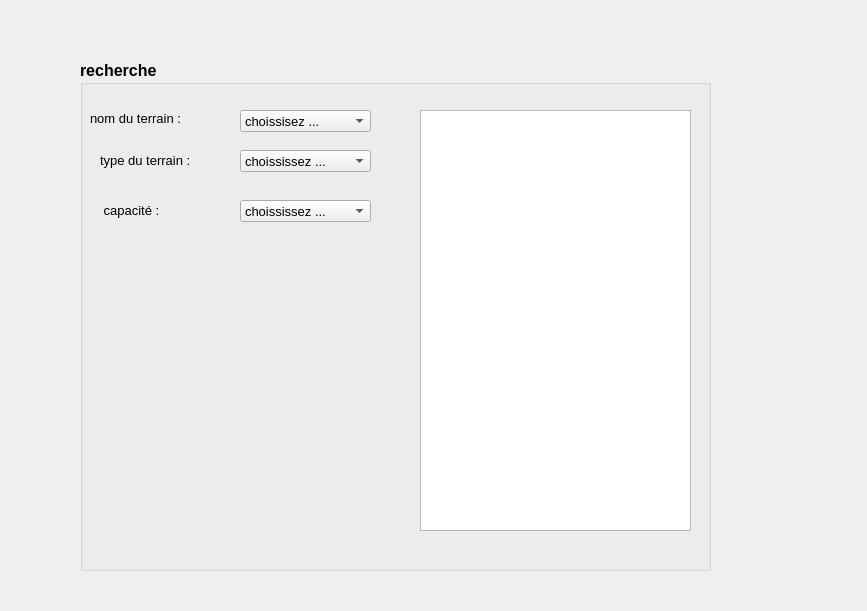
<?xml version="1.0" encoding="UTF-8"?>
<ui version="4.0">
 <class>Form</class>
 <widget class="QWidget" name="Form">
  <property name="geometry">
   <rect>
    <x>0</x>
    <y>0</y>
    <width>867</width>
    <height>611</height>
   </rect>
  </property>
  <property name="windowTitle">
   <string>Form</string>
  </property>
  <widget class="QGroupBox" name="groupBox">
   <property name="geometry">
    <rect>
     <x>80</x>
     <y>60</y>
     <width>631</width>
     <height>511</height>
    </rect>
   </property>
   <property name="font">
    <font>
     <pointsize>12</pointsize>
     <weight>75</weight>
     <bold>true</bold>
    </font>
   </property>
   <property name="title">
    <string>recherche </string>
   </property>
   <widget class="QLabel" name="label">
    <property name="geometry">
     <rect>
      <x>20</x>
      <y>90</y>
      <width>161</width>
      <height>20</height>
     </rect>
    </property>
    <property name="font">
     <font>
      <pointsize>10</pointsize>
      <weight>50</weight>
      <bold>false</bold>
     </font>
    </property>
    <property name="text">
     <string>type du terrain :</string>
    </property>
   </widget>
   <widget class="QLabel" name="label_2">
    <property name="geometry">
     <rect>
      <x>20</x>
      <y>140</y>
      <width>121</width>
      <height>20</height>
     </rect>
    </property>
    <property name="font">
     <font>
      <pointsize>10</pointsize>
      <weight>50</weight>
      <bold>false</bold>
     </font>
    </property>
    <property name="text">
     <string> capacité :</string>
    </property>
   </widget>
   <widget class="QComboBox" name="comboBox">
    <property name="geometry">
     <rect>
      <x>160</x>
      <y>90</y>
      <width>131</width>
      <height>22</height>
     </rect>
    </property>
    <property name="font">
     <font>
      <pointsize>10</pointsize>
      <weight>50</weight>
      <bold>false</bold>
     </font>
    </property>
    <item>
     <property name="text">
      <string>choississez ...</string>
     </property>
    </item>
    <item>
     <property name="text">
      <string>terrain foot </string>
     </property>
    </item>
    <item>
     <property name="text">
      <string>terrain basketball</string>
     </property>
    </item>
    <item>
     <property name="text">
      <string>piscine</string>
     </property>
    </item>
   </widget>
   <widget class="QComboBox" name="comboBox_2">
    <property name="geometry">
     <rect>
      <x>160</x>
      <y>140</y>
      <width>131</width>
      <height>22</height>
     </rect>
    </property>
    <property name="font">
     <font>
      <pointsize>10</pointsize>
      <weight>50</weight>
      <bold>false</bold>
     </font>
    </property>
    <item>
     <property name="text">
      <string>choississez ...</string>
     </property>
    </item>
    <item>
     <property name="text">
      <string>50</string>
     </property>
    </item>
    <item>
     <property name="text">
      <string>20</string>
     </property>
    </item>
    <item>
     <property name="text">
      <string>30</string>
     </property>
    </item>
   </widget>
   <widget class="QListView" name="listView">
    <property name="geometry">
     <rect>
      <x>340</x>
      <y>50</y>
      <width>271</width>
      <height>421</height>
     </rect>
    </property>
   </widget>
   <widget class="QLabel" name="label_3">
    <property name="geometry">
     <rect>
      <x>10</x>
      <y>50</y>
      <width>131</width>
      <height>16</height>
     </rect>
    </property>
    <property name="font">
     <font>
      <pointsize>10</pointsize>
      <weight>50</weight>
      <bold>false</bold>
     </font>
    </property>
    <property name="text">
     <string>nom du terrain :</string>
    </property>
   </widget>
   <widget class="QComboBox" name="comboBox_3">
    <property name="geometry">
     <rect>
      <x>160</x>
      <y>50</y>
      <width>131</width>
      <height>22</height>
     </rect>
    </property>
    <property name="font">
     <font>
      <pointsize>10</pointsize>
      <weight>50</weight>
      <bold>false</bold>
     </font>
    </property>
    <item>
     <property name="text">
      <string>choissisez ...</string>
     </property>
    </item>
   </widget>
  </widget>
 </widget>
 <resources/>
 <connections/>
</ui>
